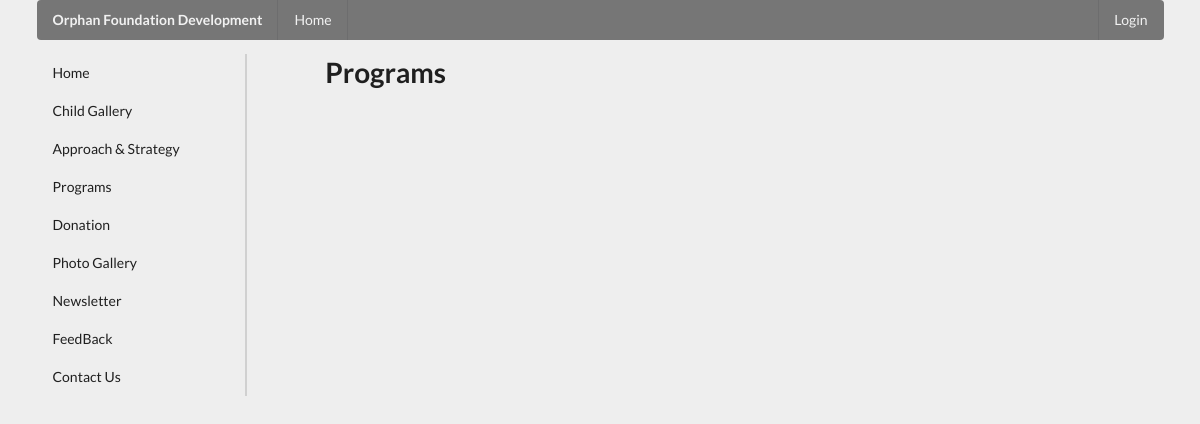
The page /program.php on the database as committed earlier.
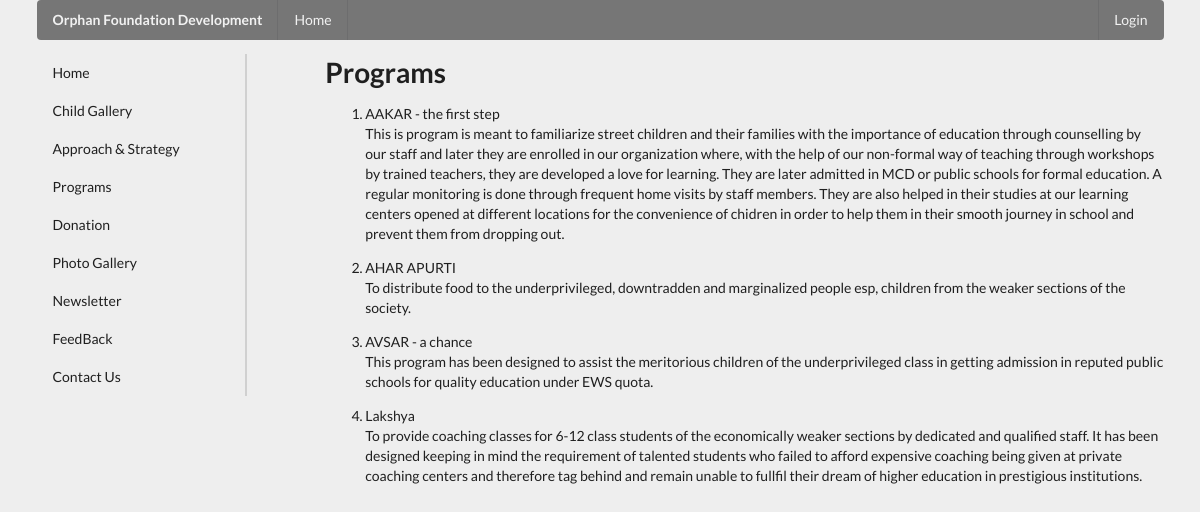
The same page on the database as committed later.
### tables this page shows
CREATE TABLE `programs` (
  `program_id` int(3) NOT NULL,
  `program_title` varchar(30) NOT NULL,
  `program_desc` text NOT NULL
);

### program.php (the view)
<?php include './components/header.php'; ?>
    <div class="ui container">
        <?php include './components/top-menu.php'; ?>
        <div class="ui grid">
            <?php include './components/side-menu.php'; ?>
            <div class="twelve wide column">
                <h1>Programs</h1>
                <ol>
                    <?php
                        $sql = "SELECT * FROM programs";
                        $result = $conn->query($sql);
                        if ($result->num_rows > 0) {
                            while($row = $result->fetch_assoc()) {
                    ?>
                    <li><?php echo $row['program_title'] ?></li>
                    <p><?php echo $row['program_desc'] ?></p>
                    <?php
                            }
                        }
                    ?>
                </ol>
                <span class="p-20"></span>
            </div>
        </div>
    </div>
<?php include './components/footer.php'; ?>

Rows that differ between the two databases and show on the page:
added programs: program_title "AAKAR - the first step", program_desc "This is program is meant to familiarize street children and their families with the importance of education through counselling by our staff and later they are enrolled in our organization where, with the help of our non-formal way of teaching through workshops by trained teachers, they are developed a love for learning. They are later admitted in MCD or public schools for formal education. A regular monitoring is done through frequent home visits by staff members. They are also helped in their studies at our learning centers opened at different locations for the convenience of chidren in order to help them in their smooth journey in school and prevent them from dropping out."
added programs: program_title "AHAR APURTI", program_desc "To distribute food to the underprivileged, downtradden and marginalized people esp, children from the weaker sections of the society."
added programs: program_title "AVSAR - a chance", program_desc "This program has been designed to assist the meritorious children of the underprivileged class in getting admission in reputed public schools for quality education under EWS quota."
added programs: program_title "Lakshya", program_desc "To provide coaching classes for 6-12 class students of the economically weaker sections by dedicated and qualified staff. It has been designed keeping in mind the requirement of talented students who failed to afford expensive coaching being given at private coaching centers and therefore tag behind and remain unable to fullfil their dream of higher education in prestigious institutions."
